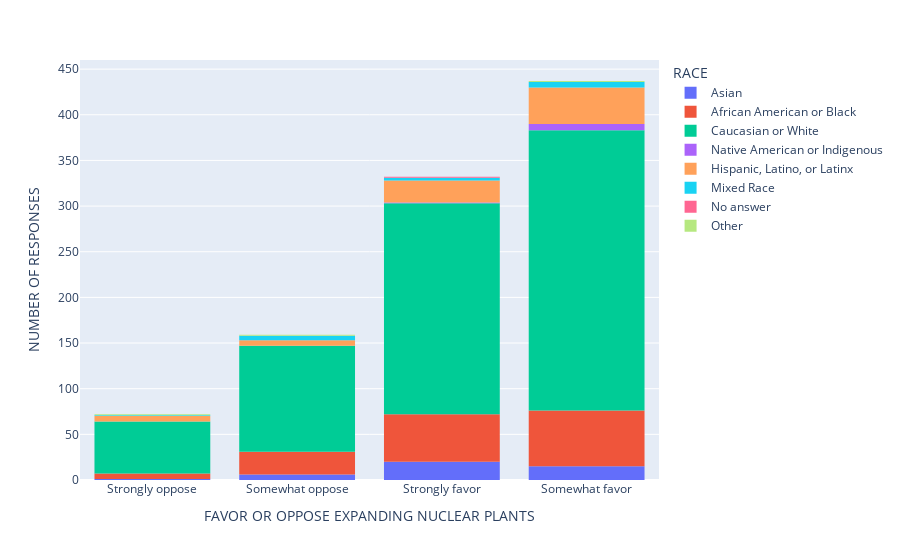
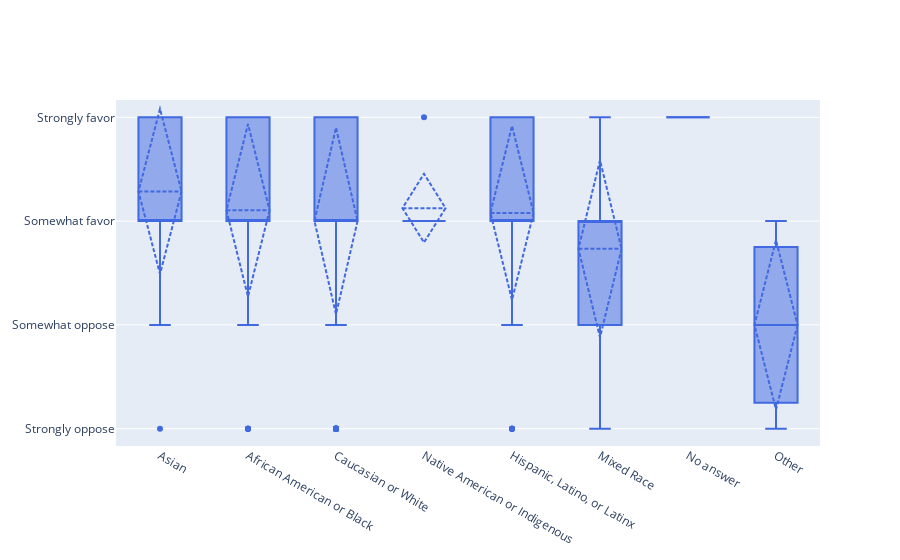

The notebook cell these images were saved under, in order:
### Code cell
fig = px.histogram(dataframe1, x="Q10", color="Q3").update_xaxes(categoryorder='array', categoryarray=["Strongly oppose", "Somewhat oppose", "Somewhat favor", "Strongly favor"]).update_xaxes(categoryorder='total ascending').update_layout(
xaxis_title="FAVOR OR OPPOSE EXPANDING NUCLEAR PLANTS", yaxis_title="NUMBER OF RESPONSES", legend_title="RACE",
)
fig.show()

fig = go.Figure()
fig.add_trace(go.Box(
    y=dataframe1["Q10"],
    x=dataframe1["Q3"],
    name='Mean & SD',
    marker_color='royalblue',
    boxmean='sd' # represent mean and standard deviation
)).update_yaxes(categoryorder='array', categoryarray=fav_list)
fig.show()

#Get mean
mean_df = mean_df_gen("Q3")

title = "temp title"
fig = px.bar(mean_df, x="Q10", y="Q3", template='plotly_dark', title=title).update_xaxes(categoryorder='array', categoryarray=fav_list).update_layout(
xaxis_title="FAVOR OR OPPOSE EXPANDING NUCLEAR PLANTS MEAN", yaxis_title="HOW CONCERNED ABOUT CLIMATE CHANGE",
)
fig.show()

### Figure 1 — Plotly figure (JSON) as saved in the notebook; plotly's stock layout.template omitted (floating-point values rounded to 4 significant figures; data arrays with more than 128 entries replaced by an {"elided": "..."} marker saying what was removed)
{"data": [{"alignmentgroup": "True", "bingroup": "x", "hovertemplate": "Q3=Asian<br>Q10=%{x}<br>count=%{y}<extra></extra>", "legendgroup": "Asian", "marker": {"color": "#636efa", "pattern": {"shape": ""}}, "name": "Asian", "offsetgroup": "Asian", "orientation": "v", "showlegend": true, "type": "histogram", "x": ["Somewhat favor", "Strongly favor", "Somewhat oppose", "Strongly favor", "Strongly favor", "Somewhat oppose", "Strongly favor", "Somewhat oppose", "Strongly favor", "Somewhat oppose", "Somewhat favor", "Strongly favor", "Somewhat favor", "Strongly favor", "Somewhat favor", "Somewhat favor", "Strongly favor", "Strongly oppose", "Somewhat favor", "Somewhat favor", "Strongly favor", "Strongly favor", "Somewhat favor", "Strongly favor", "Somewhat favor", "Strongly favor", "Somewhat favor", "Somewhat oppose", "Strongly favor", "Strongly favor", "Somewhat favor", "Strongly favor", "Strongly favor", "Strongly favor", "Somewhat favor", "Somewhat favor", "Strongly favor", "Somewhat favor", "Somewhat favor", "Somewhat oppose", "Strongly favor", "Strongly favor"], "xaxis": "x", "yaxis": "y"}, {"alignmentgroup": "True", "bingroup": "x", "hovertemplate": "Q3=African American or Black<br>Q10=%{x}<br>count=%{y}<extra></extra>", "legendgroup": "African American or Black", "marker": {"color": "#EF553B", "pattern": {"shape": ""}}, "name": "African American or Black", "offsetgroup": "African American or Black", "orientation": "v", "showlegend": true, "type": "histogram", "x": {"elided": "144 str values"}, "xaxis": "x", "yaxis": "y"}, {"alignmentgroup": "True", "bingroup": "x", "hovertemplate": "Q3=Caucasian or White<br>Q10=%{x}<br>count=%{y}<extra></extra>", "legendgroup": "Caucasian or White", "marker": {"color": "#00cc96", "pattern": {"shape": ""}}, "name": "Caucasian or White", "offsetgroup": "Caucasian or White", "orientation": "v", "showlegend": true, "type": "histogram", "x": {"elided": "711 str values"}, "xaxis": "x", "yaxis": "y"}, {"alignmentgroup": "True", "bingroup": "x", "hovertemplate": "Q3=Native American or Indigenous<br>Q10=%{x}<br>count=%{y}<extra></extra>", "legendgroup": "Native American or Indigenous", "marker": {"color": "#ab63fa", "pattern": {"shape": ""}}, "name": "Native American or Indigenous", "offsetgroup": "Native American or Indigenous", "orientation": "v", "showlegend": true, "type": "histogram", "x": ["Somewhat favor", "Somewhat favor", "Somewhat favor", "Somewhat favor", "Somewhat favor", "Somewhat favor", "Somewhat favor", "Strongly favor"], "xaxis": "x", "yaxis": "y"}, {"alignmentgroup": "True", "bingroup": "x", "hovertemplate": "Q3=Hispanic, Latino, or Latinx<br>Q10=%{x}<br>count=%{y}<extra></extra>", "legendgroup": "Hispanic, Latino, or Latinx", "marker": {"color": "#FFA15A", "pattern": {"shape": ""}}, "name": "Hispanic, Latino, or Latinx", "offsetgroup": "Hispanic, Latino, or Latinx", "orientation": "v", "showlegend": true, "type": "histogram", "x": ["Strongly favor", "Somewhat favor", "Strongly favor", "Somewhat oppose", "Somewhat favor", "Strongly favor", "Somewhat favor", "Somewhat favor", "Somewhat favor", "Strongly favor", "Somewhat favor", "Strongly oppose", "Somewhat favor", "Somewhat favor", "Strongly favor", "Strongly favor", "Strongly favor", "Strongly oppose", "Strongly favor", "Somewhat favor", "Strongly favor", "Strongly favor", "Strongly favor", "Strongly favor", "Somewhat favor", "Somewhat oppose", "Somewhat favor", "Somewhat favor", "Somewhat favor", "Somewhat oppose", "Strongly favor", "Somewhat favor", "Somewhat favor", "Somewhat favor", "Strongly favor", "Somewhat favor", "Somewhat favor", "Strongly oppose", "Somewhat favor", "Somewhat favor", "Somewhat favor", "Somewhat favor", "Strongly favor", "Somewhat favor", "Strongly favor", "Somewhat favor", "Somewhat favor", "Somewhat favor", "Somewhat favor", "Somewhat favor", "Somewhat favor", "Somewhat favor", "Somewhat oppose", "Somewhat oppose", "Somewhat favor", "Strongly oppose", "Somewhat favor", "Strongly favor", "Strongly favor", "Strongly favor", "Somewhat favor", "Strongly favor", "Somewhat oppose", "Somewhat favor", "Strongly favor", "Somewhat favor", "Strongly oppose", "Strongly favor", "Somewhat favor", "Somewhat favor", "Strongly favor", "Strongly oppose", "Somewhat favor", "Somewhat favor", "Strongly favor", "Somewhat favor"], "xaxis": "x", "yaxis": "y"}, {"alignmentgroup": "True", "bingroup": "x", "hovertemplate": "Q3=Mixed Race<br>Q10=%{x}<br>count=%{y}<extra></extra>", "legendgroup": "Mixed Race", "marker": {"color": "#19d3f3", "pattern": {"shape": ""}}, "name": "Mixed Race", "offsetgroup": "Mixed Race", "orientation": "v", "showlegend": true, "type": "histogram", "x": ["Somewhat favor", "Somewhat favor", "Strongly favor", "Somewhat favor", "Somewhat favor", "Somewhat favor", "Somewhat oppose", "Somewhat favor", "Somewhat oppose", "Somewhat oppose", "Strongly favor", "Somewhat oppose", "Strongly oppose", "Somewhat oppose", "Strongly favor"], "xaxis": "x", "yaxis": "y"}, {"alignmentgroup": "True", "bingroup": "x", "hovertemplate": "Q3=No answer<br>Q10=%{x}<br>count=%{y}<extra></extra>", "legendgroup": "No answer", "marker": {"color": "#FF6692", "pattern": {"shape": ""}}, "name": "No answer", "offsetgroup": "No answer", "orientation": "v", "showlegend": true, "type": "histogram", "x": ["Strongly favor"], "xaxis": "x", "yaxis": "y"}, {"alignmentgroup": "True", "bingroup": "x", "hovertemplate": "Q3=Other<br>Q10=%{x}<br>count=%{y}<extra></extra>", "legendgroup": "Other", "marker": {"color": "#B6E880", "pattern": {"shape": ""}}, "name": "Other", "offsetgroup": "Other", "orientation": "v", "showlegend": true, "type": "histogram", "x": ["Strongly oppose", "Somewhat favor", "Somewhat oppose"], "xaxis": "x", "yaxis": "y"}], "layout": {"autosize": true, "barmode": "relative", "legend": {"title": {"text": "RACE"}, "tracegroupgap": 0}, "margin": {"t": 60}, "xaxis": {"anchor": "y", "autorange": true, "categoryarray": ["Strongly oppose", "Somewhat oppose", "Somewhat favor", "Strongly favor"], "categoryorder": "total ascending", "domain": [0, 1], "range": [-0.5, 3.5], "title": {"text": "FAVOR OR OPPOSE EXPANDING NUCLEAR PLANTS"}, "type": "category"}, "yaxis": {"anchor": "x", "autorange": true, "domain": [0, 1], "range": [0, 460], "title": {"text": "NUMBER OF RESPONSES"}}}}

### Figure 2 — Plotly figure (JSON) as saved in the notebook; plotly's stock layout.template omitted (floating-point values rounded to 4 significant figures; data arrays with more than 128 entries replaced by an {"elided": "..."} marker saying what was removed)
{"data": [{"boxmean": "sd", "marker": {"color": "royalblue"}, "name": "Mean & SD", "type": "box", "x": {"elided": "1000 str values"}, "y": {"elided": "1000 str values"}}], "layout": {"autosize": true, "xaxis": {"autorange": true, "range": [-0.5, 7.5], "type": "category"}, "yaxis": {"autorange": true, "categoryarray": ["Strongly oppose", "Somewhat oppose", "Somewhat favor", "Strongly favor"], "categoryorder": "array", "range": [-0.1667, 3.167], "type": "category"}}}
